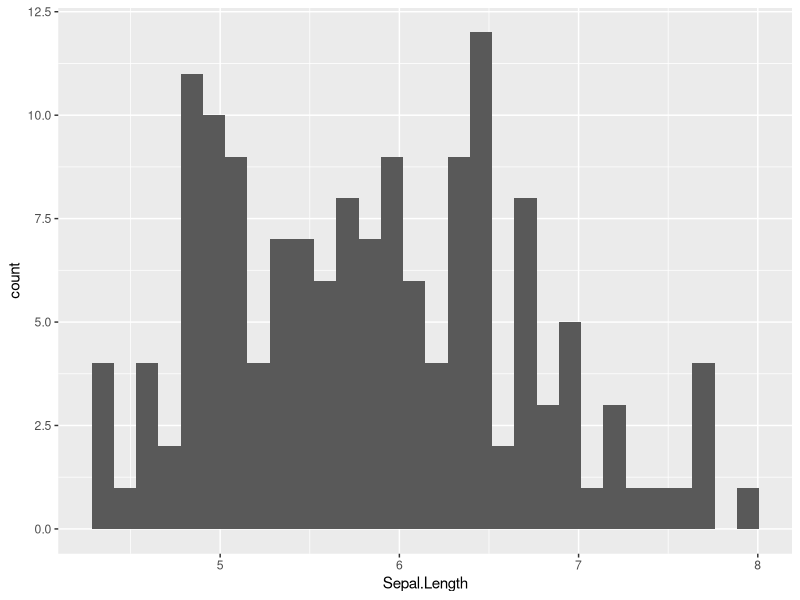
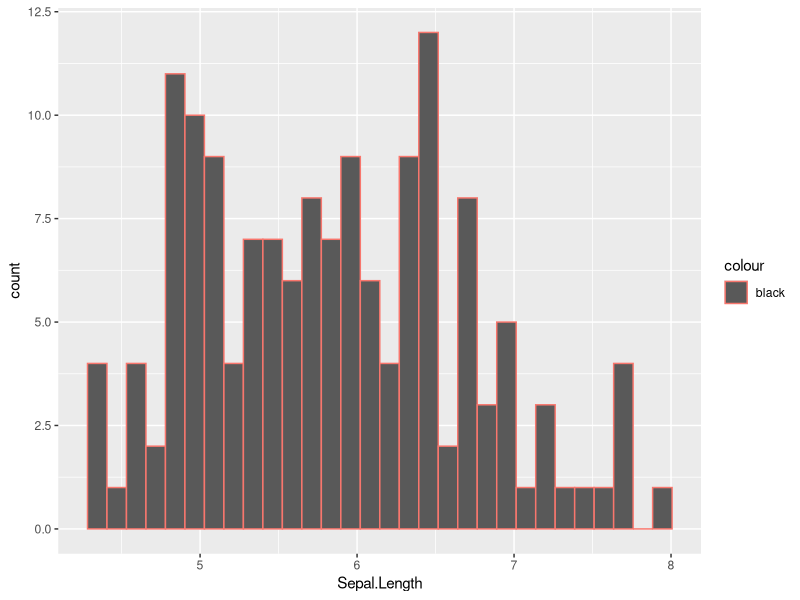
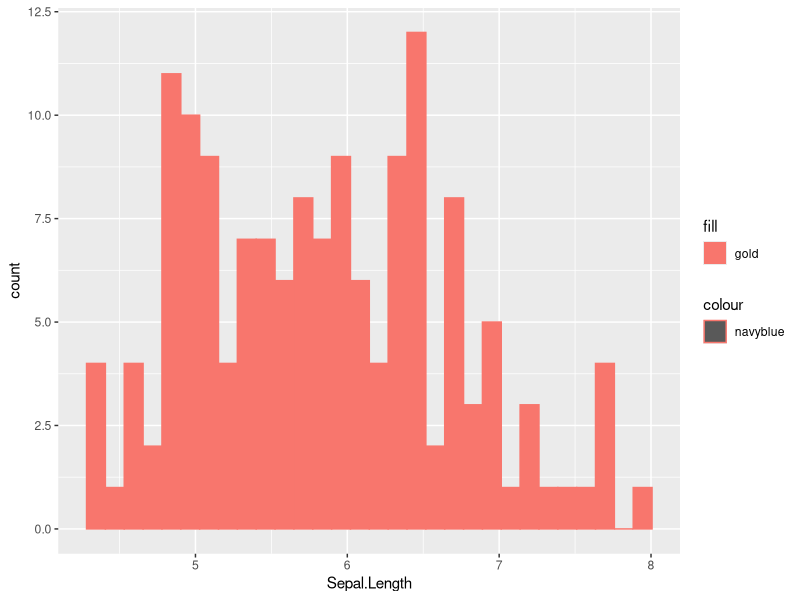
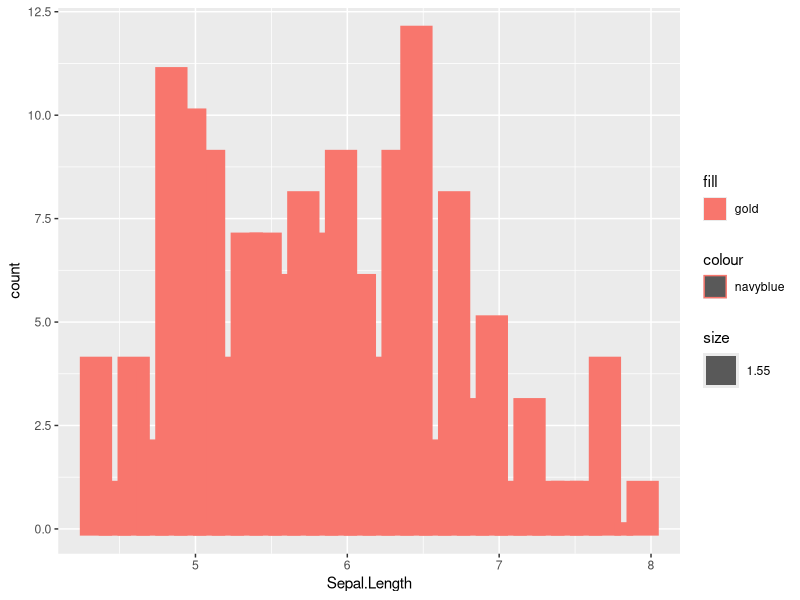
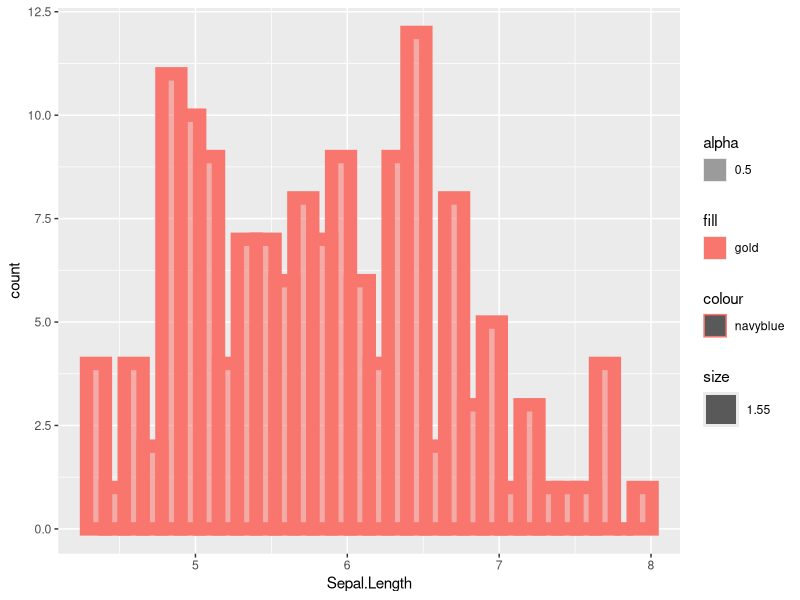
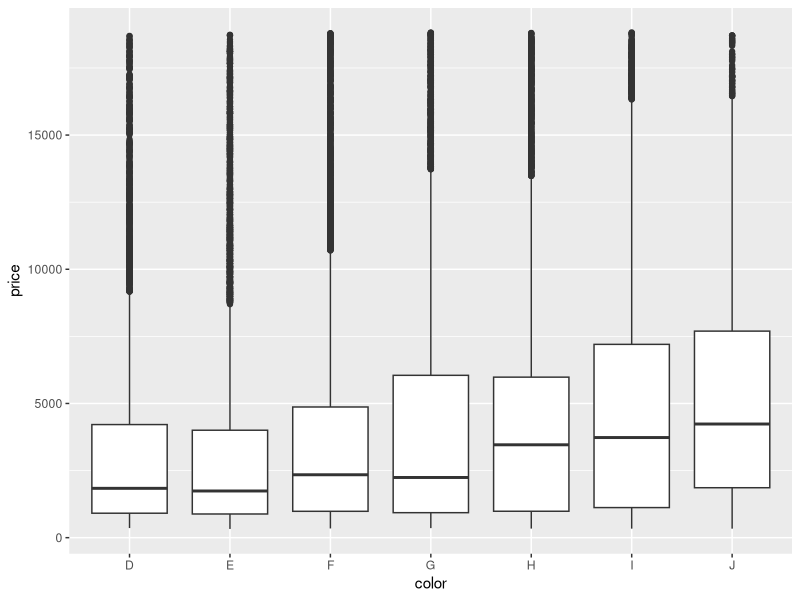
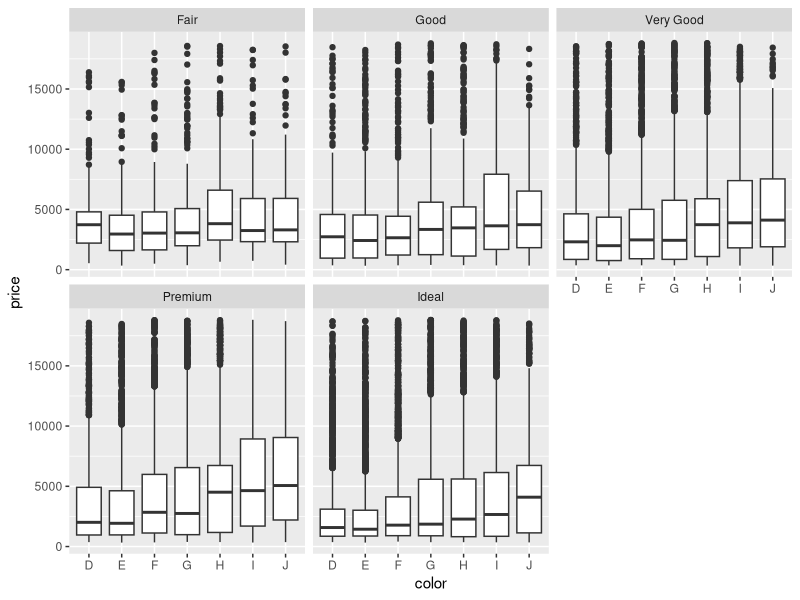

These figures' R source, in order:
## ---- chunk 1
knitr::opts_chunk$set(echo = TRUE)
## ---- chunk 2
library(tidyverse)
## ---- chunk 3
### r = language to use, solution_01 means the name for the chunk
## your code here
library(ggplot2)
ggplot(data = iris) +
  geom_histogram(aes(x = Sepal.Length, binwidth = 6))
## ---- chunk 4
### your code here
library(ggplot2)
ggplot(data = iris) +
  geom_histogram(aes(x = Sepal.Length, color = "black"))
## ---- chunk 5
### your code here
library(ggplot2)
ggplot(data = iris) +
  geom_histogram(aes(x = Sepal.Length, color = "navyblue", fill = "gold"))
## ---- chunk 6
### your code here
library(ggplot2)
ggplot(data = iris) +
  geom_histogram(aes(x = Sepal.Length, color = "navyblue", fill = "gold", size = 1.55))
## ---- chunk 7
### your code here
library(ggplot2)
ggplot(data = iris) +
  geom_histogram(aes(x = Sepal.Length, color = "navyblue", fill = "gold", size = 1.55, alpha = 0.5))
## ---- chunk 8
### your code here
library(ggplot2)
glimpse(diamonds)
## ---- chunk 9
### your code here
library(ggplot2)
x = diamonds["color"]
y = "price"
ggplot(diamonds, aes(x = color, y = price)) + geom_boxplot()
## ---- chunk 10
### your code here
library(ggplot2)
x = diamonds["color"]
y = "price"
ggplot(diamonds, aes(x = color, y = price)) + geom_boxplot() + facet_wrap(~cut)
## ---- chunk 11
### your code here
## ---- chunk 12
### your code here
## ---- chunk 13
### your code here
## ---- chunk 14
### your code here
## ---- chunk 15
### your code here
## ---- chunk 16
### your code here
## ---- chunk 17
### your code here
## ---- chunk 18
### your code here
## ---- chunk 19
### your code here
## ---- chunk 20
### your code here
## ---- chunk 21
### your code here
